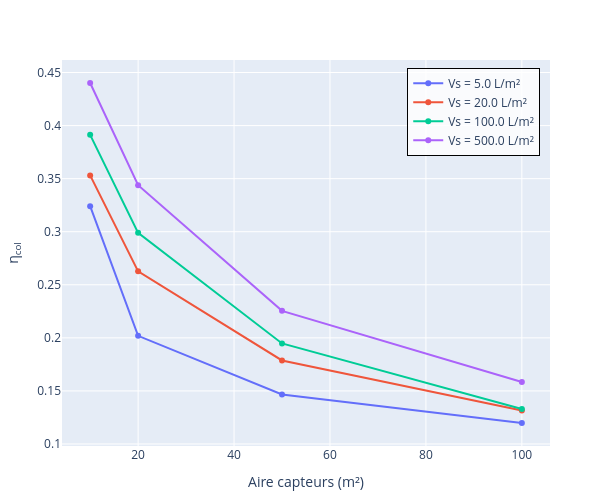

The notebook cell this image was saved under:
### Code cell
# Trace
traces = [scatter(x = ustrip.(stats.Ag[stats.Vs .== v]),
                  y = ustrip.(η_col[stats.Vs .== v]),
                  mode = "lines+markers",
                  name = "Vs = $(ustrip(v)) L/m²",
                  showlegend = true)
          for v in unique(stats.Vs)]

# Plot
fig = plot(traces, Layout(width = 600, height = 500,
                           xaxis_title = "Aire capteurs (m²)",
                           yaxis_title = "η<sub>col</sub>",
                           showlegend = true,
                           legend = attr(x = 0.98, y = 0.98,
                                         xanchor = "right", yanchor = "top",
                                         bgcolor = "rgba(255,255,255,0.8)",
                                         bordercolor = "black", borderwidth = 1)))

# Save
display(fig)
savefig(fig, "eta-Ag.png", scale = 5)

### Figure 1 — Plotly figure (JSON) as saved in the notebook; plotly's stock layout.template omitted (floating-point values rounded to 4 significant figures)
{"data": [{"mode": "lines+markers", "name": "Vs = 5.0 L/m²", "showlegend": true, "type": "scatter", "x": [10, 20, 50, 100], "y": [0.324, 0.2019, 0.1466, 0.1198]}, {"mode": "lines+markers", "name": "Vs = 20.0 L/m²", "showlegend": true, "type": "scatter", "x": [10, 20, 50, 100], "y": [0.3531, 0.2627, 0.1787, 0.1315]}, {"mode": "lines+markers", "name": "Vs = 100.0 L/m²", "showlegend": true, "type": "scatter", "x": [10, 20, 50, 100], "y": [0.3913, 0.2989, 0.1947, 0.1329]}, {"mode": "lines+markers", "name": "Vs = 500.0 L/m²", "showlegend": true, "type": "scatter", "x": [10, 20, 50, 100], "y": [0.4401, 0.3438, 0.2254, 0.1583]}], "layout": {"height": 500, "legend": {"bgcolor": "rgba(255,255,255,0.8)", "bordercolor": "black", "borderwidth": 1, "x": 0.98, "xanchor": "right", "y": 0.98, "yanchor": "top"}, "margin": {"b": 50, "l": 50, "r": 50, "t": 60}, "showlegend": true, "width": 600, "xaxis": {"title": {"text": "Aire capteurs (m²)"}}, "yaxis": {"title": {"text": "η<sub>col</sub>"}}}}
